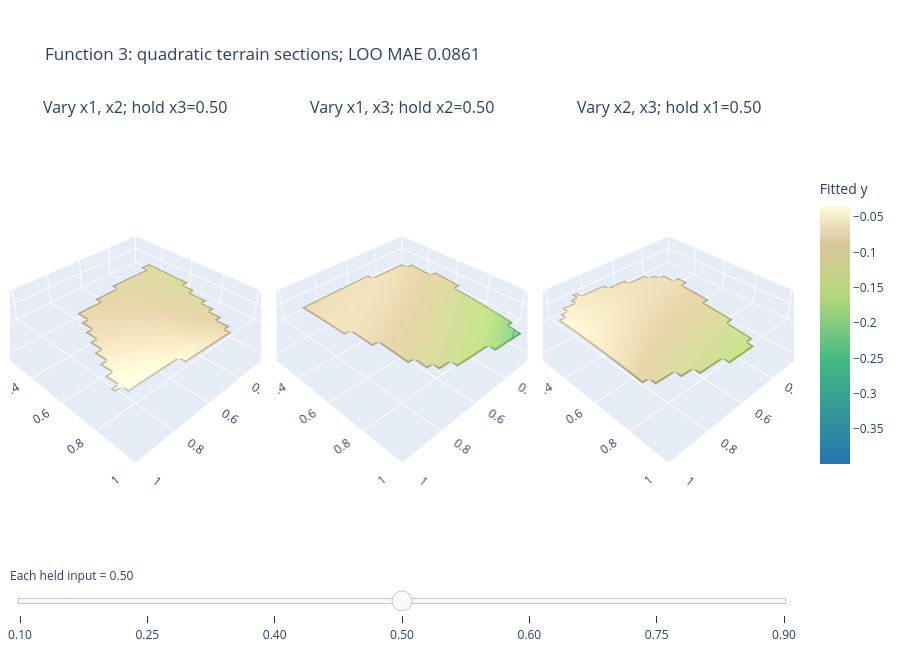

Notebook code for this chart:
### Markdown cell above
## 8. Compare models on the same sections; rotate the fitted terrain

Use a second contour matrix to compare the quadratic and local GP on the three planes through the reference input.
Each column varies the same pair in both rows, holding the third at the same value.
Shared colours allow direct comparison of the fitted output. Neither row is the true function.

The draggable quadratic terrain retains the three pairwise panels and held-input slider.
Its vertical axis is fitted output; one input is supplied by the slider. All three held inputs move to the same slider value.
It uses a `31 x 31` display grid, sampled from the finer `61 x 61` calculations, and sends only updated heights in each frame.
This reduces rendering work while retaining flat `0.16` vertical proportions. A blank panel has no intersection with the sampled hull at that value.

### Code cell
anchor_quadratic_planes = [plane_grid(quadratic, inputs, (a,b), anchor[c]) for a,b,c in PLANE_AXES]
anchor_gp_planes = [plane_grid(local_gp, inputs, (a,b), anchor[c], uncertainty=True) for a,b,c in PLANE_AXES]
display(plot_contour_sections([
    ("Quadratic ridge", anchor_quadratic_planes), ("Local GP mean", anchor_gp_planes),
], model_y, title="Function 3: model comparison on the same three reference planes",
   save_to=figures / "model-mean-contour-slices.png"))
terrain_fig = interactive_terrain_slices(quadratic_slices, slice_values, model_y,
    title=f"Function 3: quadratic terrain sections; LOO MAE {comparison.loc['Quadratic ridge', 'LOO MAE']:.4f}",
    save_to=figures / "fitted-output-terrain-slices.html")
terrain_fig.show(config=PLOT_CONFIG)
print("Interactive surface vertices at one slider position:", sum(np.asarray(trace.z).size for trace in terrain_fig.data))
print("Interactive figure payload:", len(terrain_fig.to_json().encode("utf-8")), "bytes (excluding the HTML JavaScript bundle).")

### Figure 1 — Plotly figure (JSON) as saved in the notebook; plotly's stock layout.template omitted (floating-point values rounded to 4 significant figures; data arrays with more than 128 entries replaced by an {"elided": "..."} marker saying what was removed)
{"data": [{"coloraxis": "coloraxis", "connectgaps": false, "contours": {"z": {"show": true, "usecolormap": true}}, "hovertemplate": "x1=%{x:.3f}<br>x2=%{y:.3f}<br>x3=0.50<br>Fitted y=%{z:.4f}<extra></extra>", "scene": "scene", "type": "surface", "x": [0.0, 0.03333, 0.06667, 0.1, 0.1333, 0.1667, 0.2, 0.2333, 0.2667, 0.3, 0.3333, 0.3667, 0.4, 0.4333, 0.4667, 0.5, 0.5333, 0.5667, 0.6, 0.6333, 0.6667, 0.7, 0.7333, 0.7667, 0.8, 0.8333, 0.8667, 0.9, 0.9333, 0.9667, 1.0], "y": [0.0, 0.03333, 0.06667, 0.1, 0.1333, 0.1667, 0.2, 0.2333, 0.2667, 0.3, 0.3333, 0.3667, 0.4, 0.4333, 0.4667, 0.5, 0.5333, 0.5667, 0.6, 0.6333, 0.6667, 0.7, 0.7333, 0.7667, 0.8, 0.8333, 0.8667, 0.9, 0.9333, 0.9667, 1.0], "z": {"elided": "31x31 float values"}}, {"coloraxis": "coloraxis", "connectgaps": false, "contours": {"z": {"show": true, "usecolormap": true}}, "hovertemplate": "x1=%{x:.3f}<br>x3=%{y:.3f}<br>x2=0.50<br>Fitted y=%{z:.4f}<extra></extra>", "scene": "scene2", "type": "surface", "x": [0.0, 0.03333, 0.06667, 0.1, 0.1333, 0.1667, 0.2, 0.2333, 0.2667, 0.3, 0.3333, 0.3667, 0.4, 0.4333, 0.4667, 0.5, 0.5333, 0.5667, 0.6, 0.6333, 0.6667, 0.7, 0.7333, 0.7667, 0.8, 0.8333, 0.8667, 0.9, 0.9333, 0.9667, 1.0], "y": [0.0, 0.03333, 0.06667, 0.1, 0.1333, 0.1667, 0.2, 0.2333, 0.2667, 0.3, 0.3333, 0.3667, 0.4, 0.4333, 0.4667, 0.5, 0.5333, 0.5667, 0.6, 0.6333, 0.6667, 0.7, 0.7333, 0.7667, 0.8, 0.8333, 0.8667, 0.9, 0.9333, 0.9667, 1.0], "z": {"elided": "31x31 float values"}}, {"coloraxis": "coloraxis", "connectgaps": false, "contours": {"z": {"show": true, "usecolormap": true}}, "hovertemplate": "x2=%{x:.3f}<br>x3=%{y:.3f}<br>x1=0.50<br>Fitted y=%{z:.4f}<extra></extra>", "scene": "scene3", "type": "surface", "x": [0.0, 0.03333, 0.06667, 0.1, 0.1333, 0.1667, 0.2, 0.2333, 0.2667, 0.3, 0.3333, 0.3667, 0.4, 0.4333, 0.4667, 0.5, 0.5333, 0.5667, 0.6, 0.6333, 0.6667, 0.7, 0.7333, 0.7667, 0.8, 0.8333, 0.8667, 0.9, 0.9333, 0.9667, 1.0], "y": [0.0, 0.03333, 0.06667, 0.1, 0.1333, 0.1667, 0.2, 0.2333, 0.2667, 0.3, 0.3333, 0.3667, 0.4, 0.4333, 0.4667, 0.5, 0.5333, 0.5667, 0.6, 0.6333, 0.6667, 0.7, 0.7333, 0.7667, 0.8, 0.8333, 0.8667, 0.9, 0.9333, 0.9667, 1.0], "z": {"elided": "31x31 float values"}}], "layout": {"annotations": [{"font": {"size": 16}, "showarrow": false, "text": "Vary x1, x2; hold x3=0.50", "x": 0.16, "xanchor": "center", "xref": "paper", "y": 1.0, "yanchor": "bottom", "yref": "paper"}, {"font": {"size": 16}, "showarrow": false, "text": "Vary x1, x3; hold x2=0.50", "x": 0.5, "xanchor": "center", "xref": "paper", "y": 1.0, "yanchor": "bottom", "yref": "paper"}, {"font": {"size": 16}, "showarrow": false, "text": "Vary x2, x3; hold x1=0.50", "x": 0.84, "xanchor": "center", "xref": "paper", "y": 1.0, "yanchor": "bottom", "yref": "paper"}], "coloraxis": {"cmax": -0.03188, "cmin": -0.3989, "colorbar": {"len": 0.75, "title": {"text": "Fitted y"}}, "colorscale": [[0, "#2475b0"], [0.4, "#42b983"], [0.65, "#b6d77a"], [0.85, "#d9c69c"], [1, "#fffde0"]]}, "height": 650, "margin": {"b": 100, "l": 10, "r": 90, "t": 120}, "scene": {"aspectmode": "manual", "aspectratio": {"x": 1, "y": 1, "z": 0.16}, "domain": {"x": [0.0, 0.32], "y": [0.0, 1.0]}, "dragmode": "orbit", "uirevision": "slice-camera", "xaxis": {"range": [0, 1], "title": {"text": "x1"}}, "yaxis": {"range": [0, 1], "title": {"text": "x2"}}, "zaxis": {"nticks": 3, "range": [-0.3989, -0.03188], "title": {"text": "Fitted y"}}}, "scene2": {"aspectmode": "manual", "aspectratio": {"x": 1, "y": 1, "z": 0.16}, "domain": {"x": [0.34, 0.66], "y": [0.0, 1.0]}, "dragmode": "orbit", "uirevision": "slice-camera", "xaxis": {"range": [0, 1], "title": {"text": "x1"}}, "yaxis": {"range": [0, 1], "title": {"text": "x3"}}, "zaxis": {"nticks": 3, "range": [-0.3989, -0.03188], "title": {"text": "Fitted y"}}}, "scene3": {"aspectmode": "manual", "aspectratio": {"x": 1, "y": 1, "z": 0.16}, "domain": {"x": [0.68, 1.0], "y": [0.0, 1.0]}, "dragmode": "orbit", "uirevision": "slice-camera", "xaxis": {"range": [0, 1], "title": {"text": "x2"}}, "yaxis": {"range": [0, 1], "title": {"text": "x3"}}, "zaxis": {"nticks": 3, "range": [-0.3989, -0.03188], "title": {"text": "Fitted y"}}}, "sliders": [{"active": 3, "currentvalue": {"prefix": "Each held input = "}, "steps": [{"args": [["0.10"], {"frame": {"duration": 0, "redraw": true}, "mode": "immediate", "transition": {"duration": 0}}], "label": "0.10", "method": "animate"}, {"args": [["0.25"], {"frame": {"duration": 0, "redraw": true}, "mode": "immediate", "transition": {"duration": 0}}], "label": "0.25", "method": "animate"}, {"args": [["0.40"], {"frame": {"duration": 0, "redraw": true}, "mode": "immediate", "transition": {"duration": 0}}], "label": "0.40", "method": "animate"}, {"args": [["0.50"], {"frame": {"duration": 0, "redraw": true}, "mode": "immediate", "transition": {"duration": 0}}], "label": "0.50", "method": "animate"}, {"args": [["0.60"], {"frame": {"duration": 0, "redraw": true}, "mode": "immediate", "transition": {"duration": 0}}], "label": "0.60", "method": "animate"}, {"args": [["0.75"], {"frame": {"duration": 0, "redraw": true}, "mode": "immediate", "transition": {"duration": 0}}], "label": "0.75", "method": "animate"}, {"args": [["0.90"], {"frame": {"duration": 0, "redraw": true}, "mode": "immediate", "transition": {"duration": 0}}], "label": "0.90", "method": "animate"}], "y": -0.05}], "title": {"text": "Function 3: quadratic terrain sections; LOO MAE 0.0861"}}}
